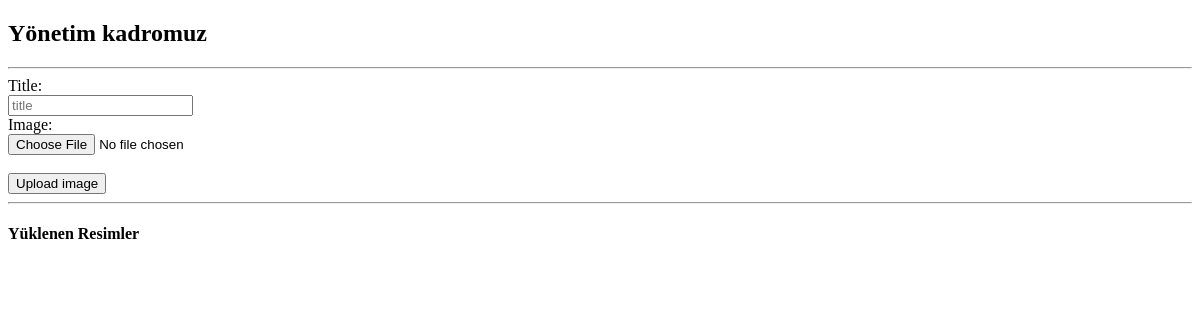
Before: /user/contentaddimage/1 (signed in) with the older database file.
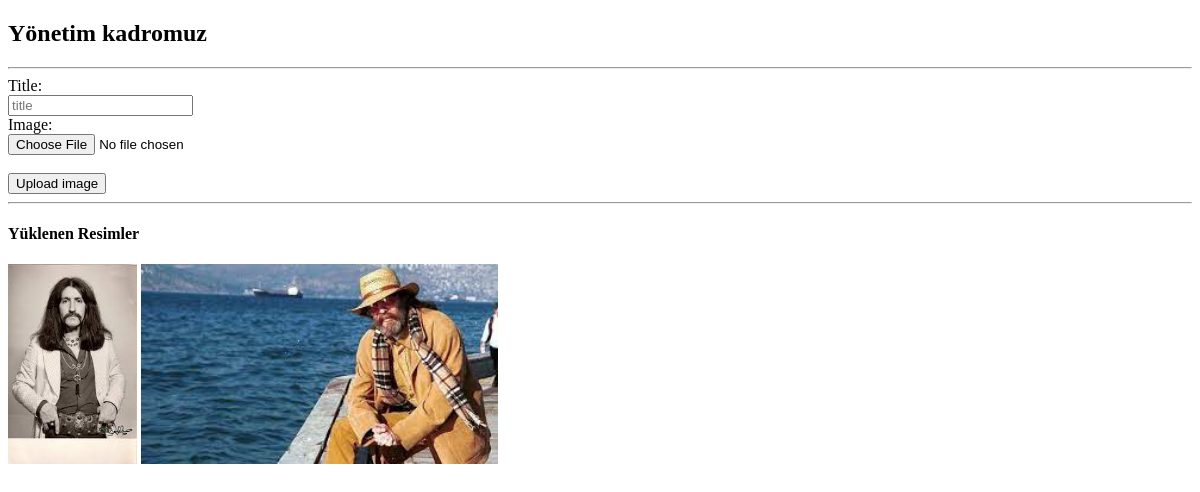
After: the same page with the newer database file.
### content/models.py (models this page shows, shortened)
class CImages(models.Model):
    content = models.ForeignKey(Content,on_delete=models.CASCADE) #ilişkilendirme category ile
    title = models.CharField(max_length=50,blank=True)
    image = models.ImageField(blank=True,upload_to='images/')
    def image_tag(self):    #resmi admin panelde göstermesi için
        return mark_safe('<img src="{}" height="50"/>'.format(self.image.url))
    image_tag.short_description = 'Image'

### user/views.py (the view)
# urls.py: path('contentaddimage/<int:id>', views.contentaddimage,name='contentaddimage'),
@login_required(login_url='/login') # Check login
def contentaddimage(request,id):
    if request.method == 'POST':  # form post edildi ise
        lasturl = request.META.get('HTTP_REFERER')
        form = ContentImageForm(request.POST,request.FILES) #dosya yüklediğimiz için gerekli
        if form.is_valid(): #control
            data =CImages() #model ile bağlantı
            data.title = form.cleaned_data['title']
            data.content_id = id
            data.image = form.cleaned_data['image']
            data.save()
            messages.success(request, "Your image has been successfully uploaded")
            return HttpResponseRedirect(lasturl)
        else:
            messages.error(request, 'Form Error :'+str(form.errors))
            return HttpResponseRedirect(lasturl)
    else:
        content = Content.objects.get(id =id)
        images =CImages.objects.filter(content_id=id)
        form =ContentImageForm()
        context ={
            'content':content,
            'form':form,
            'images':images,
        }
        return render(request,'content_gallery.html',context)

### content/models.py
class ContentImageForm(ModelForm):
    class Meta:
            model=CImages
            fields = ['title','image']

### user/templates/content_gallery.html (shortened to what this page needs)
<!DOCTYPE html>
<html lang="en">
<head>
</head>
<body>
    <h2>{{ content.title }}</h2>
    <hr>
    <form class="text-left clearfix" method="POST" enctype="multipart/form-data">
        <label for="id_title">Title:</label>
        <div class="form-group">
            <input type="text" class="input" name="title" placeholder="title" maxlength="50" id="id_title">
        </div>
        <label for="id_image">Image:</label>
        <div class="form-group">
            <input type="file" class="input" name="image" placeholder="image" accept="image/*" id="id_image">
        </div>
        <br>
        <div class="text-center">
            <button type="submit" class="btn btn-main text-center">Upload image</button>
        </div>
    </form>
    <hr>
    <h4>Yüklenen Resimler</h4>
    {% for rs in images %}
        <img src="{{ rs.image.url }}" height="200">
    {% endfor %}
</body>
</html>

Changed rows visible on the page:
added CImages: image (picture)
added CImages: image (picture)
